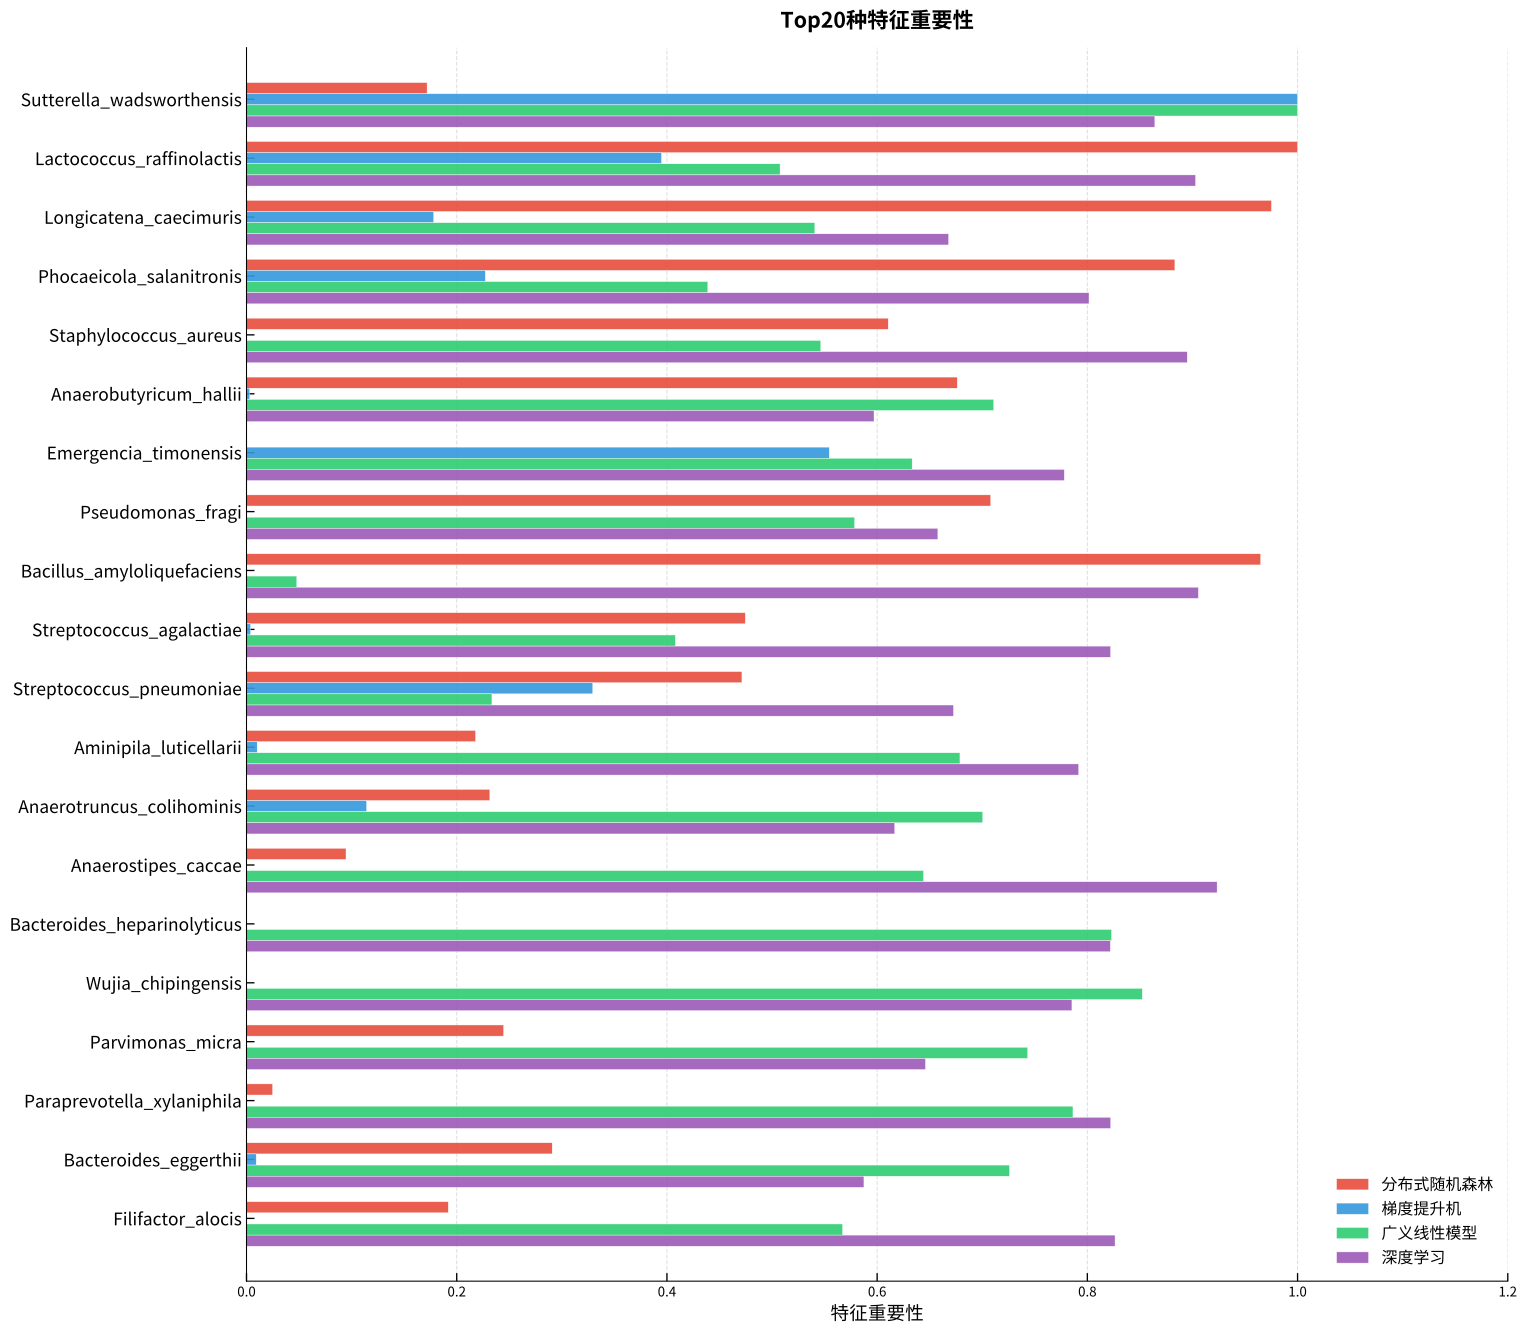

This figure's Python source:
import pandas as pd
import numpy as np
import matplotlib
matplotlib.use('Agg')
import matplotlib.pyplot as plt

plt.rcParams['font.family'] = ['Noto Sans CJK JP', 'DejaVu Sans']
plt.rcParams['axes.unicode_minus'] = False

DPI = 300
models = ['DRF', 'GBM', 'GLM', 'DeepLearning']
colors_models = {
    'DRF': '#E74C3C',
    'GBM': '#3498DB',
    'GLM': '#2ECC71',
    'DeepLearning': '#9B59B6'
}

model_labels = {
    'DRF': '分布式随机森林',
    'GBM': '梯度提升机',
    'GLM': '广义线性模型',
    'DeepLearning': '深度学习'
}

# 读取原始数据
df_raw = pd.read_csv('../SRP151288_HC_vs_TC.Species/H20_feature_importance_heatmap_all.csv')

# === 第一步：按 scaled Importance 排序取 Top 20（与圆形图一致） ===
df_scaled = df_raw.pivot(index='variable', columns='model', values='Importance').reset_index()
df_scaled.columns.name = None
df_scaled['MeanImportance'] = df_scaled[models].mean(axis=1)
df_scaled['Label'] = df_scaled['variable'].str.replace(r'^OTU\d+_s__', '', regex=True)
top20_vars = df_scaled.sort_values('MeanImportance', ascending=False).head(20)['variable'].tolist()

# === 第二步：对这20个菌种，提取 Importance 值 ===
df_pct = df_raw[df_raw['variable'].isin(top20_vars)].pivot(
    index='variable', columns='model', values='Importance').reset_index()
df_pct.columns.name = None

# 合并标签
df_pct = df_pct.merge(df_scaled[['variable', 'Label']], on='variable', how='left')

# 按 scaled MeanImportance 降序排列，然后反转使Top1在最上面
df_pct = df_pct.set_index('variable').reindex(top20_vars).reset_index()
df_pct = df_pct.iloc[::-1].reset_index(drop=True)

# 截断特别长的名字
for i, label in enumerate(df_pct['Label']):
    if len(label) > 28:
        df_pct.at[i, 'Label'] = label[:12] + '...' + label[-6:]

fig, ax = plt.subplots(figsize=(16, 14))

n_bars = len(df_pct)
n_models = len(models)
bar_height = 0.14
group_gap = 0.18

for m_idx, model in enumerate(models):
    y_positions = []
    for i in range(n_bars):
        group_center = i * (n_models * bar_height + group_gap)
        y = group_center + (n_models - 1 - m_idx) * bar_height
        y_positions.append(y)
    
    values = df_pct[model].values
    ax.barh(y_positions, values, height=bar_height,
            color=colors_models[model], edgecolor='white', linewidth=0.3,
            alpha=0.9, label=model_labels[model])

# y轴标签
y_tick_positions = []
for i in range(n_bars):
    group_center = i * (n_models * bar_height + group_gap)
    y_tick_positions.append(group_center + (n_models - 1) * bar_height / 2 + bar_height / 2)

ax.set_yticks(y_tick_positions)
ax.set_yticklabels(df_pct['Label'].values, fontsize=13)
# 给y轴顶端和底端留一点边距，确保最顶端/最底端刻度线不被裁剪
ax.margins(y=0.03)

# 横轴：Importance（scaled importance）
max_val = df_pct[models].values.max()
ax.set_xlabel('特征重要性', fontsize=14)
ax.set_xlim(0, max_val * 1.2)

# 刻度朝里，只在底部和左侧显示刻度线（默认行为）
ax.tick_params(axis='both', direction='in', length=6, width=1)

# 竖向网格线
ax.xaxis.grid(True, linestyle='--', alpha=0.4)
ax.set_axisbelow(True)

# 只显示底部和左侧边框
for spine in ['top', 'right']:
    ax.spines[spine].set_visible(False)

# 图例：右下角，汉字
ax.legend(loc='lower right', fontsize=12, frameon=False)

# 标题
ax.set_title('Top20种特征重要性', fontsize=16, pad=15, weight='bold')

plt.tight_layout()
fig.savefig('barplot_top20_species_percentage.pdf', dpi=DPI, bbox_inches='tight', facecolor='white')
fig.savefig('barplot_top20_species_percentage.svg', dpi=DPI, bbox_inches='tight', facecolor='white')
plt.close()

print('Saved: barplot_top20_species_percentage.pdf / .svg')
print('Top 20 菌种（与圆形图一致）:', list(df_pct['Label'].values))
